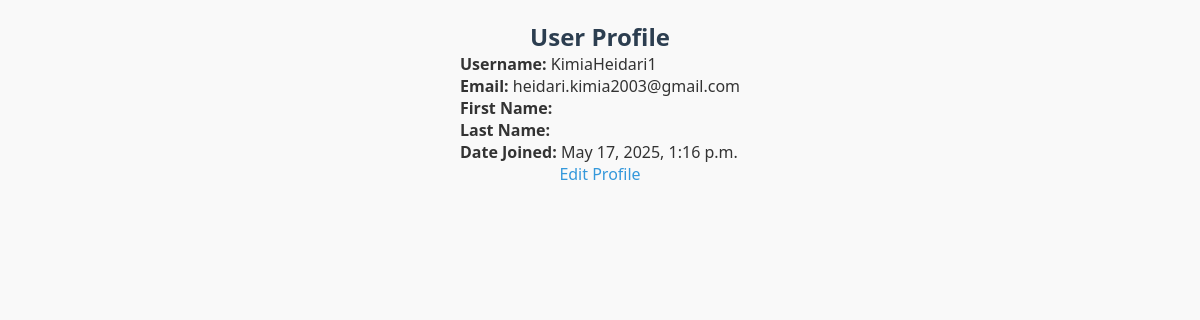
The app's page /accounts/profile/ (signed in) with its own data.
### accounts/models.py (models this page shows, shortened)
class User(AbstractUser):
    ROLE_CHOICES = (
        ('seeker', 'Job Seeker'),
        ('employer', 'Employer'),
        ('admin', 'Admin'),
    )
    role = models.CharField(max_length=20, choices=ROLE_CHOICES, default='seeker')

### accounts/views.py (the view)
# urls.py: path('profile/', views.profile, name='profile'),
@login_required
def profile(request):
    return render(request, "accounts/profile.html")

### accounts/templates/accounts/profile.html
{% extends "base.html" %} {% block content %}
<h2>User Profile</h2>
<div>
  <p><strong>Username:</strong> {{ user.username }}</p>
  <p><strong>Email:</strong> {{ user.email }}</p>
  <p><strong>First Name:</strong> {{ user.first_name }}</p>
  <p><strong>Last Name:</strong> {{ user.last_name }}</p>
  <p><strong>Date Joined:</strong> {{ user.date_joined }}</p>
</div>
<a href="{% url 'accounts:edit_profile' %}">Edit Profile</a>
{% endblock %}

### core/static/css/style.css (style rules this page uses)
* { margin: 0; padding: 0; box-sizing: border-box; }
body { font-family: 'Segoe UI', Tahoma, Geneva, Verdana, sans-serif; background-color: #f9f9f9; color: #333; padding: 20px; display: flex; justify-content: center; flex-direction: column; align-items: center; }
h1, h2, h3 { color: #2c3e50; }
a { color: #3498db; text-decoration: none; }

### records on screen
User: username "KimiaHeidari1", email "heidari.kimia2003@gmail.com", date_joined "May 17, 2025, 1:16 p.m."
